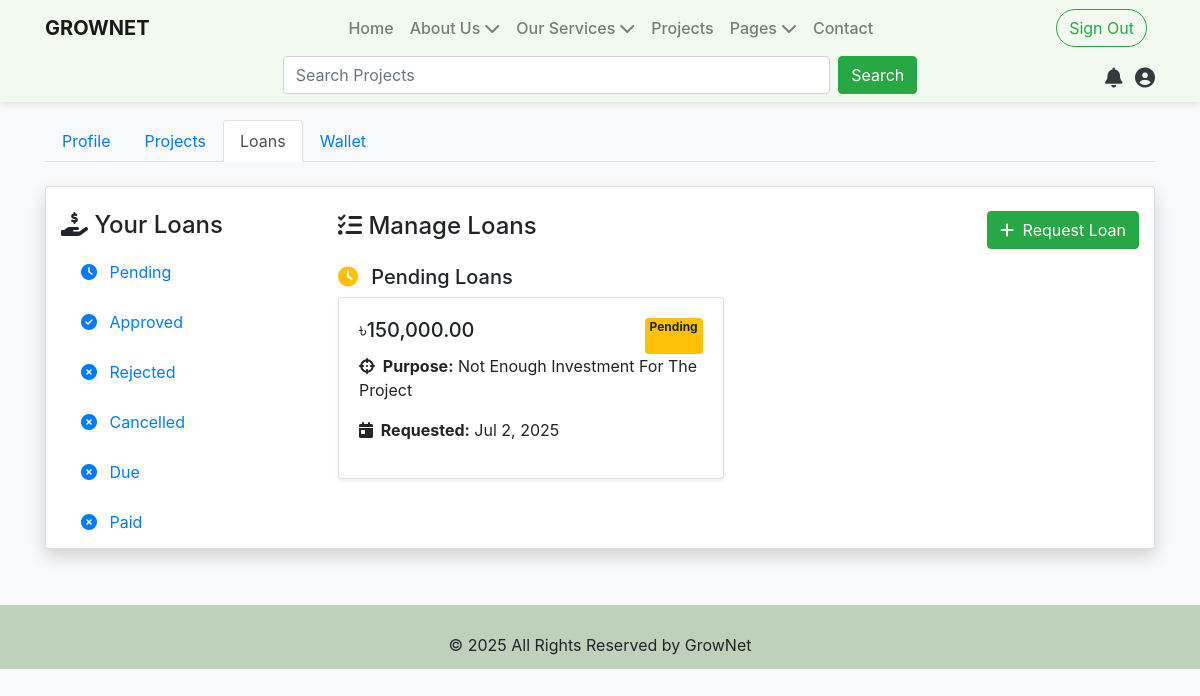
Page /index.php?page=dashboard&pages=userloans (signed in) on the committed database.
### tables this page shows
CREATE TABLE `loans` (
  `id` int(11) NOT NULL,
  `user_id` int(11) NOT NULL,
  `loan_amount` decimal(12,2) NOT NULL,
  `purpose` text DEFAULT NULL,
  `status` enum('pending','approved','rejected','cancelled','paid','due') DEFAULT 'pending',
  `due_amount` decimal(12,2) DEFAULT 0.00,
  `interest_rate` decimal(5,2) DEFAULT 10.00,
  `repayment_period_months` int(11) DEFAULT 12,
  `disbursement_date` date DEFAULT NULL,
  `due_date` date DEFAULT NULL,
  `processing_fee_percent` decimal(5,2) DEFAULT 1.50,
  `total_amount_due` decimal(12,2) DEFAULT NULL,
  `monthly_payment` decimal(12,2) DEFAULT NULL,
  `late_fee_percent` decimal(5,2) DEFAULT 2.00,
  `approved_by` int(11) DEFAULT NULL,
  `approved_at` datetime DEFAULT NULL,
  `created_at` datetime DEFAULT current_timestamp(),
  `updated_at` datetime DEFAULT current_timestamp() ON UPDATE current_timestamp(),
  `is_seen` tinyint(1) NOT NULL DEFAULT 0,
  `tin_certificate` varchar(255) DEFAULT NULL,
  `business_id_certificate` varchar(255) DEFAULT NULL,
  `national_id` varchar(255) DEFAULT NULL,
  `project_uniqid` varchar(64) DEFAULT NULL
);

### config/class.user.php (called while the page is built, shortened)
<?php
class USER
{
	private $conn;
	public function __construct()
	{
		$database = new Database();
		$db = $database->dbConnection();
		$this->conn = $db;
	}
	public function runQuery($sql)
	{
		$stmt = $this->conn->prepare($sql);
		return $stmt;
	}
}
?>

### pages/user/userloans.php (the view, shortened to what this page needs)
<?php
require_once 'config/class.user.php';
$user = new USER();
$uid = $_SESSION['userSession'];
$stmt = $user->runQuery("
    SELECT l.*, u.user_name, u.user_email, p.project_name
    FROM loans l
    JOIN users u ON l.user_id = u.id
    LEFT JOIN projects p ON l.project_uniqid = p.uniqid
    WHERE l.user_id = :uid
    ORDER BY l.created_at DESC
");
$stmt->execute([':uid' => $uid]);
$loans = $stmt->fetchAll(PDO::FETCH_ASSOC);
$grouped = [
    'pending' => [],
    'approved' => [],
    'rejected' => [],
    'cancelled' => [],
    'due' => [],
    'paid' => [],
];
foreach ($loans as $loan) {
    $grouped[$loan['status']][] = $loan;
}
?>
<div class="container-fluid card shadow">
    <div class="row">
        <div class="col-md-3 mt-4">
            <h4><i class="fas fa-hand-holding-usd"></i> Your Loans</h4>
            <ul class="list-group">
                <?php foreach ($grouped as $status => $list): ?>
                    <li class="list-group-item">
                        <a href="#" onclick="showSection('<?= $status ?>')">
                            <i class="fas fa-<?=
                                $status === 'approved' ? 'check-circle' :
                                ($status === 'pending' ? 'clock' : 'times-circle')
                            ?> mr-2"></i>
                            <?= ucfirst($status) ?>
                        </a>
                    </li>
                <?php endforeach; ?>
            </ul>
        </div>
        <div class="col-md-9 mt-4">
            <div class="d-flex justify-content-between align-items-center mb-3">
                <h4><i class="fas fa-tasks"></i> Manage Loans</h4>
                <?php if (count($grouped['due']) > 0): ?>
                    <a href="index.php?page=payloan" class="btn btn-primary">
                        <i class="fas fa-money-bill-wave mr-1"></i> Pay Back Loan
                    </a>
                <?php else: ?>
                    <a href="index.php?page=dashboard&pages=userloans&action=request" class="btn btn-success">
                        <i class="fas fa-plus mr-1"></i> Request Loan
                    </a>
                <?php endif; ?>
            </div>
            <?php foreach ($grouped as $status => $items): ?>
                <div id="<?= $status ?>-section" class="loan-section" style="display: none;">
                    <h5 class="text-capitalize">
                        <i class="fas fa-<?=
                            $status === 'approved' ? 'check-circle text-success' :
                            ($status === 'pending' ? 'clock text-warning' : 'times-circle text-danger')
                        ?> mr-2"></i>
                        <?= $status ?> Loans
                    </h5>
                    <?php if (empty($items)): ?>
                        <div class="alert alert-info">
                            <i class="fas fa-info-circle mr-2"></i> No <?= $status ?> loans found
                        </div>
                    <?php else: ?>
                        <div class="row">
                            <?php foreach ($items as $loan): ?>
                                <div class="col-md-6 mb-4">
                                    <div class="card h-100 shadow-sm">
                                        <div class="card-body">
                                            <div class="d-flex justify-content-between">
                                                <h5 class="card-title">
                                                    ৳<?= number_format($loan['loan_amount'], 2) ?>
                                                </h5>
                                                <span class="badge badge-<?=
                                                    $status === 'rejected' || $status === 'cancelled' ? 'danger' :
                                                    ($status === 'paid' ? 'success' : 'warning')
                                                ?>">
                                                    <?= ucfirst($loan['status']) ?>
                                                </span>
                                            </div>
                                            <p class="card-text"><strong><i class="fas fa-crosshairs mr-1"></i> Purpose:</strong> <?= htmlspecialchars($loan['purpose']) ?></p>
                                            <p><strong><i class="fas fa-calendar-day mr-1"></i> Requested:</strong> <?= date('M j, Y', strtotime($loan['created_at'])) ?></p>
                                        </div>
                                    </div>
                                </div>
                            <?php endforeach; ?>
                        </div>
                    <?php endif; ?>
                </div>
            <?php endforeach; ?>
        </div>
    </div>
</div>

### assets/css/style.css (style rules this page uses)
body, html { height: 100%; margin: 0; padding: 0; background-color: #f8f9fa; scroll-behavior: smooth; }
.list-group-item { border: none; transition: box-shadow 0.2s, transform 0.2s; margin-bottom: 2px; border-radius: 4px; }

### rows in the picture
loans: loan_amount "150,000.00", status "Pending", purpose "Not Enough Investment For The Project", created_at "Jul 2, 2025"

### other values in the picture
$status "Pending"
$status "Approved"
$status "Rejected"
$status "Cancelled"
$status "Due"
$status "Paid"
